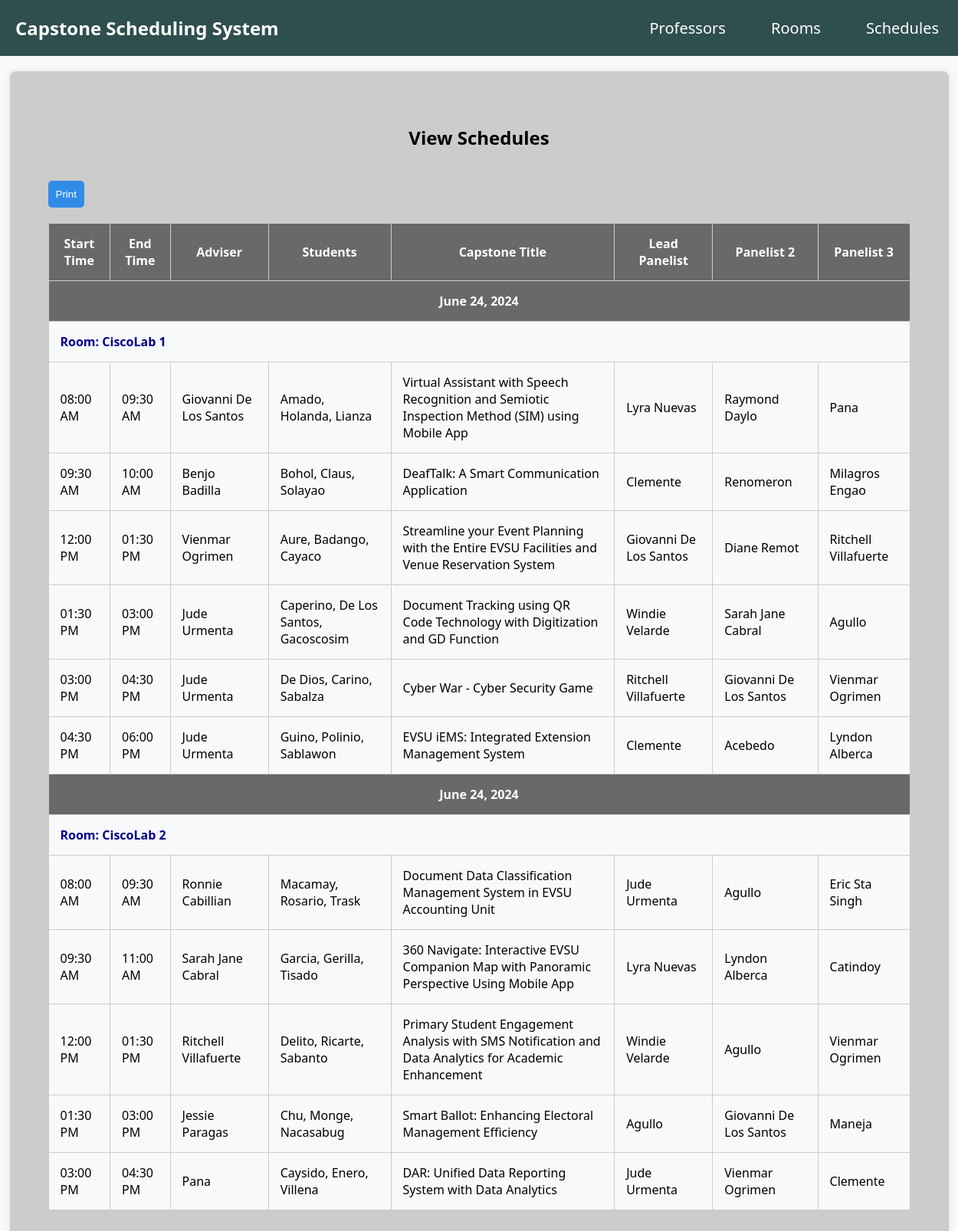
The page / on the database its author committed.
### tables this page shows
CREATE TABLE `schedules` (
  `id` int(11) NOT NULL,
  `date` date NOT NULL,
  `start_time` time NOT NULL,
  `end_time` time NOT NULL,
  `adviser_name` int(11) NOT NULL,
  `student_name` varchar(255) NOT NULL,
  `capstone_title` varchar(255) NOT NULL,
  `lead_panelist` int(11) NOT NULL,
  `panelist2` int(11) NOT NULL,
  `panelist3` int(11) NOT NULL,
  `room_id` int(11) NOT NULL
);

CREATE TABLE `rooms` (
  `room_id` int(11) NOT NULL,
  `room_name` varchar(255) NOT NULL
);

CREATE TABLE `professors` (
  `prof_id` int(11) NOT NULL,
  `prof_name` varchar(255) NOT NULL
);

### function/functions.php (called while the page is built, shortened)
<?php
function getDatabaseConnection()
{
    $host = 'localhost';
    $dbname = 'schedule';
    $user = 'root';
    $password = '';
    $dsn = "mysql:dbname=$dbname;host=$host";
    try {
        $conn = new PDO($dsn, $user, $password);
        return $conn;
    } catch (PDOException $e) {
        echo 'Connection Failed!: ' . $e->getMessage();
    }
}
function GetSchedulesOrder()
{
    $conn = getDatabaseConnection();
    $stmt = $conn->prepare("
        SELECT
            s.id,
            s.date,
            s.start_time,
            s.end_time,
            p1.prof_name AS adviser_name,
            s.student_name,
            s.capstone_title,
            p2.prof_name AS lead_panelist,
            p3.prof_name AS panelist2,
            p4.prof_name AS panelist3,
            r.room_id,
            r.room_name
        FROM
            schedules s
            JOIN professors p1 ON s.adviser_name = p1.prof_id
            JOIN professors p2 ON s.lead_panelist = p2.prof_id
            JOIN professors p3 ON s.panelist2 = p3.prof_id
            JOIN professors p4 ON s.panelist3 = p4.prof_id
            JOIN rooms r ON s.room_id = r.room_id
        ORDER BY
            s.date ASC, s.start_time ASC
    ");
    $stmt->execute();
    $result = $stmt->fetchAll(PDO::FETCH_ASSOC);
    return $result;
}
?>

### index.php (the view, shortened to what this page needs)
<?php
require_once('function/functions.php');
$schedules = GetSchedulesOrder();
?>
<!DOCTYPE html>
<html lang="en">
<head>
    <link rel="stylesheet" href="css/index.css">
</head>
<body>
<div class="navbar">
    <div class="nav-box">
        <nav>
        <h1>Capstone Scheduling System</h1>
        <div class="box">
        <a href="prof.php">Professors</a>
        <a href="rooms.php">Rooms</a>
        <a href="schedule.php">Schedules</a>
        </div>
        </nav>
    </div>
</div>
<div class="container">
    <h2>View Schedules</h2>
    <?php if (empty($schedules)) : ?>
        <p>No schedules available.</p>
    <?php else : ?>
        <button class="print-btn" onclick="window.print()">Print</button>
        <table>
           <thead>
            <tr>
                <th>Start Time</th>
                <th>End Time</th>
                <th>Adviser</th>
                <th>Students</th>
                <th>Capstone Title</th>
                <th>Lead Panelist</th>
                <th>Panelist 2</th>
                <th>Panelist 3</th>
            </tr>
           <tbody>
           <?php
                    usort($schedules, function ($a, $b) {
                        $dateComparison = strtotime($a['date']) - strtotime($b['date']);
                        if ($dateComparison !== 0) {
                            return $dateComparison;
                        }
                        return $a['room_id'] - $b['room_id'];
                    });
                    $currentDate = '';
                    $currentRoomId = '';
                    foreach ($schedules as $schedule) :
                        $formattedDate = date('F j, Y', strtotime($schedule['date']));
                        if ($currentDate !== $formattedDate || $currentRoomId !== $schedule['room_name']) :
                            if ($currentDate !== '' && $currentRoomId !== '') :
                                echo '</tbody>';
                            endif;
                            $currentDate = $formattedDate;
                            $currentRoomId = $schedule['room_name'];
                            echo '<tbody>';
                            echo '<tr><th colspan="11">' . $currentDate . '</th></tr>';
                            echo '<tr><td colspan="11" style="font-weight: bold; color: darkblue;">Room: ' . $currentRoomId . '</td></tr>';
                        endif;
                    ?>
            <tr>
                <td><?= date('h:i A', strtotime($schedule['start_time'])); ?></td>
                <td><?= date('h:i A', strtotime($schedule['end_time'])); ?></td>
                <td><?= $schedule['adviser_name']; ?></td>
                <td><?= $schedule['student_name']; ?></td>
                <td><?= $schedule['capstone_title']; ?></td>
                <td><?= $schedule['lead_panelist']; ?></td>
                <td><?= $schedule['panelist2']; ?></td>
                <td><?= $schedule['panelist3']; ?></td>
            </tr>
            <?php endforeach; ?>
            </thead>
        </table>
        <?php endif; ?>
    </div>
</body>
</html>

### css/index.css (style rules this page uses)
body { font-family: 'Segoe UI', Tahoma, Geneva, Verdana, sans-serif; margin: 0; padding: 0; background-color: #f8f9fa; }
.navbar { width: 100%; background-color: #2F4F4F; padding: 20px; text-align: center; }
.nav-box { max-width: 100%; }
nav { display: flex; align-items: center; justify-content: space-between; color: #fff; }
nav h1 { margin: 0; font-size: 24px; color: #fff; }
nav a { border-radius: 10px; padding: 10px; color: #fff; text-decoration: none; font-size: 20px; margin-right: 35px; }
.container { width: 90%; margin: 20px auto; background-color: #ccc; padding: 50px; border-radius: 8px; box-shadow: 0 0 10px rgba(0, 0, 0, 0.1); overflow: auto; }
h2 { color: #000000; margin-bottom: 20px; text-align: center; }
table { width: 100%; border-collapse: collapse; margin-top: 20px; overflow: auto; }
.print-btn { margin-top: 20px; padding: 10px; background-color: #318CE7; color: white; border: none; border-radius: 5px; cursor: pointer; }
th, td { padding: 15px; border: 1px solid #ccc; }
td { background-color: #f8f9fa; }
th { background-color: #696969; color: #fff; text-align: center; }

### rows shown on the page
schedules: date "June 24, 2024", room.room_name "CiscoLab 1", start_time "08:00 AM", end_time "09:30 AM", adviser_name.prof_name "Giovanni De Los Santos", student_name "Amado, Holanda, Lianza", capstone_title "Virtual Assistant with Speech Recognition and Semiotic Inspection Method (SIM) using Mobile App", lead_panelist.prof_name "Lyra Nuevas", panelist2.prof_name "Raymond Daylo", panelist3.prof_name "Pana"
schedules: start_time "09:30 AM", end_time "10:00 AM", adviser_name.prof_name "Benjo Badilla", student_name "Bohol, Claus, Solayao", capstone_title "DeafTalk: A Smart Communication Application", lead_panelist.prof_name "Clemente", panelist2.prof_name "Renomeron", panelist3.prof_name "Milagros Engao"
schedules: start_time "12:00 PM", end_time "01:30 PM", adviser_name.prof_name "Vienmar Ogrimen", student_name "Aure, Badango, Cayaco", capstone_title "Streamline your Event Planning with the Entire EVSU Facilities and Venue Reservation System", lead_panelist.prof_name "Giovanni De Los Santos", panelist2.prof_name "Diane Remot", panelist3.prof_name "Ritchell Villafuerte"
schedules: start_time "01:30 PM", end_time "03:00 PM", adviser_name.prof_name "Jude Urmenta", student_name "Caperino, De Los Santos, Gacoscosim", capstone_title "Document Tracking using QR Code Technology with Digitization and GD Function", lead_panelist.prof_name "Windie Velarde", panelist2.prof_name "Sarah Jane Cabral", panelist3.prof_name "Agullo"
schedules: start_time "03:00 PM", end_time "04:30 PM", adviser_name.prof_name "Jude Urmenta", student_name "De Dios, Carino, Sabalza", capstone_title "Cyber War - Cyber Security Game", lead_panelist.prof_name "Ritchell Villafuerte", panelist2.prof_name "Giovanni De Los Santos", panelist3.prof_name "Vienmar Ogrimen"
schedules: start_time "04:30 PM", end_time "06:00 PM", adviser_name.prof_name "Jude Urmenta", student_name "Guino, Polinio, Sablawon", capstone_title "EVSU iEMS: Integrated Extension Management System", lead_panelist.prof_name "Clemente", panelist2.prof_name "Acebedo", panelist3.prof_name "Lyndon Alberca"
schedules: date "June 24, 2024", room.room_name "CiscoLab 2", start_time "08:00 AM", end_time "09:30 AM", adviser_name.prof_name "Ronnie Cabillian", student_name "Macamay, Rosario, Trask", capstone_title "Document Data Classification Management System in EVSU Accounting Unit", lead_panelist.prof_name "Jude Urmenta", panelist2.prof_name "Agullo", panelist3.prof_name "Eric Sta Singh"
schedules: start_time "09:30 AM", end_time "11:00 AM", adviser_name.prof_name "Sarah Jane Cabral", student_name "Garcia, Gerilla, Tisado", capstone_title "360 Navigate: Interactive EVSU Companion Map with Panoramic Perspective Using Mobile App", lead_panelist.prof_name "Lyra Nuevas", panelist2.prof_name "Lyndon Alberca", panelist3.prof_name "Catindoy"
schedules: start_time "12:00 PM", end_time "01:30 PM", adviser_name.prof_name "Ritchell Villafuerte", student_name "Delito, Ricarte, Sabanto", capstone_title "Primary Student Engagement Analysis with SMS Notification and Data Analytics for Academic Enhancement", lead_panelist.prof_name "Windie Velarde", panelist2.prof_name "Agullo", panelist3.prof_name "Vienmar Ogrimen"
schedules: start_time "01:30 PM", end_time "03:00 PM", adviser_name.prof_name "Jessie Paragas", student_name "Chu, Monge, Nacasabug", capstone_title "Smart Ballot: Enhancing Electoral Management Efficiency", lead_panelist.prof_name "Agullo", panelist2.prof_name "Giovanni De Los Santos", panelist3.prof_name "Maneja"
schedules: start_time "03:00 PM", end_time "04:30 PM", adviser_name.prof_name "Pana", student_name "Caysido, Enero, Villena", capstone_title "DAR: Unified Data Reporting System with Data Analytics", lead_panelist.prof_name "Jude Urmenta", panelist2.prof_name "Vienmar Ogrimen", panelist3.prof_name "Clemente"
